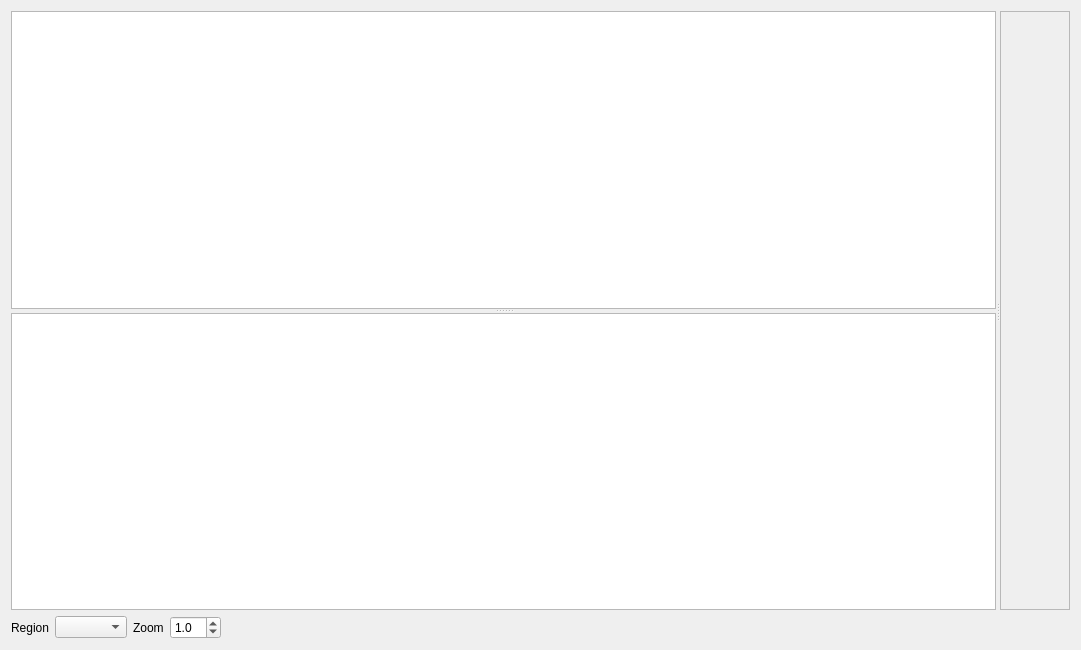
<?xml version="1.0" encoding="UTF-8"?>
<ui version="4.0">
 <class>ResultsWidget</class>
 <widget class="QWidget" name="ResultsWidget">
  <property name="geometry">
   <rect>
    <x>0</x>
    <y>0</y>
    <width>1081</width>
    <height>650</height>
   </rect>
  </property>
  <property name="windowTitle">
   <string>Form</string>
  </property>
  <layout class="QVBoxLayout" name="verticalLayout" stretch="1,0">
   <item>
    <widget class="QSplitter" name="splitter_2">
     <property name="orientation">
      <enum>Qt::Horizontal</enum>
     </property>
     <widget class="QSplitter" name="splitter">
      <property name="orientation">
       <enum>Qt::Vertical</enum>
      </property>
      <widget class="QTableWidget" name="_resultsTable"/>
      <widget class="QGraphicsView" name="_regionView"/>
     </widget>
     <widget class="QScrollArea" name="_graphScrollArea">
      <property name="widgetResizable">
       <bool>true</bool>
      </property>
      <widget class="QWidget" name="scrollAreaWidgetContents_2">
       <property name="geometry">
        <rect>
         <x>0</x>
         <y>0</y>
         <width>105</width>
         <height>586</height>
        </rect>
       </property>
      </widget>
     </widget>
    </widget>
   </item>
   <item>
    <layout class="QHBoxLayout" name="horizontalLayout">
     <item>
      <widget class="QLabel" name="label">
       <property name="text">
        <string>Region</string>
       </property>
      </widget>
     </item>
     <item>
      <widget class="QComboBox" name="_regionBox"/>
     </item>
     <item>
      <widget class="QLabel" name="label_2">
       <property name="text">
        <string>Zoom</string>
       </property>
      </widget>
     </item>
     <item>
      <widget class="QDoubleSpinBox" name="_zoomSpinBox">
       <property name="decimals">
        <number>1</number>
       </property>
       <property name="minimum">
        <double>0.100000000000000</double>
       </property>
       <property name="maximum">
        <double>99.000000000000000</double>
       </property>
       <property name="singleStep">
        <double>0.100000000000000</double>
       </property>
       <property name="value">
        <double>1.000000000000000</double>
       </property>
      </widget>
     </item>
     <item>
      <spacer name="horizontalSpacer">
       <property name="orientation">
        <enum>Qt::Horizontal</enum>
       </property>
       <property name="sizeHint" stdset="0">
        <size>
         <width>40</width>
         <height>20</height>
        </size>
       </property>
      </spacer>
     </item>
    </layout>
   </item>
  </layout>
 </widget>
 <resources/>
 <connections>
  <connection>
   <sender>_regionBox</sender>
   <signal>currentIndexChanged(int)</signal>
   <receiver>ResultsWidget</receiver>
   <slot>show_results(int)</slot>
   <hints>
    <hint type="sourcelabel">
     <x>117</x>
     <y>623</y>
    </hint>
    <hint type="destinationlabel">
     <x>464</x>
     <y>324</y>
    </hint>
   </hints>
  </connection>
  <connection>
   <sender>_zoomSpinBox</sender>
   <signal>valueChanged(double)</signal>
   <receiver>ResultsWidget</receiver>
   <slot>zoom_changed(double)</slot>
   <hints>
    <hint type="sourcelabel">
     <x>429</x>
     <y>621</y>
    </hint>
    <hint type="destinationlabel">
     <x>464</x>
     <y>324</y>
    </hint>
   </hints>
  </connection>
 </connections>
</ui>
